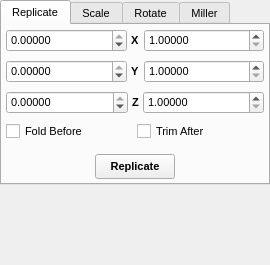
<?xml version="1.0" encoding="UTF-8"?>
<ui version="4.0">
 <class>CellTransformWidget</class>
 <widget class="QDockWidget" name="CellTransformWidget">
  <property name="geometry">
   <rect>
    <x>0</x>
    <y>0</y>
    <width>270</width>
    <height>265</height>
   </rect>
  </property>
  <property name="sizePolicy">
   <sizepolicy hsizetype="Preferred" vsizetype="Minimum">
    <horstretch>0</horstretch>
    <verstretch>0</verstretch>
   </sizepolicy>
  </property>
  <property name="minimumSize">
   <size>
    <width>270</width>
    <height>265</height>
   </size>
  </property>
  <property name="font">
   <font>
    <pointsize>8</pointsize>
   </font>
  </property>
  <property name="floating">
   <bool>true</bool>
  </property>
  <property name="allowedAreas">
   <set>Qt::LeftDockWidgetArea|Qt::RightDockWidgetArea</set>
  </property>
  <property name="windowTitle">
   <string>Cell Transform</string>
  </property>
  <widget class="QWidget" name="dockWidgetContents">
   <layout class="QVBoxLayout" name="verticalLayout">
    <property name="spacing">
     <number>0</number>
    </property>
    <property name="margin">
     <number>0</number>
    </property>
    <item>
     <widget class="QTabWidget" name="CellTransformTabs">
      <property name="sizePolicy">
       <sizepolicy hsizetype="Expanding" vsizetype="Minimum">
        <horstretch>0</horstretch>
        <verstretch>0</verstretch>
       </sizepolicy>
      </property>
      <property name="currentIndex">
       <number>0</number>
      </property>
      <widget class="QWidget" name="ReplicateTab">
       <attribute name="title">
        <string>Replicate</string>
       </attribute>
       <layout class="QVBoxLayout">
        <property name="spacing">
         <number>4</number>
        </property>
        <property name="margin">
         <number>2</number>
        </property>
        <item>
         <layout class="QHBoxLayout" name="_2">
          <property name="spacing">
           <number>4</number>
          </property>
          <property name="margin">
           <number>2</number>
          </property>
          <item>
           <widget class="QDoubleSpinBox" name="CellReplicateNegXSpin">
            <property name="sizePolicy">
             <sizepolicy hsizetype="Expanding" vsizetype="Fixed">
              <horstretch>0</horstretch>
              <verstretch>0</verstretch>
             </sizepolicy>
            </property>
            <property name="decimals">
             <number>5</number>
            </property>
            <property name="minimum">
             <double>-100.000000000000000</double>
            </property>
            <property name="maximum">
             <double>0.000000000000000</double>
            </property>
           </widget>
          </item>
          <item>
           <widget class="QLabel" name="label_11">
            <property name="sizePolicy">
             <sizepolicy hsizetype="Minimum" vsizetype="Preferred">
              <horstretch>0</horstretch>
              <verstretch>0</verstretch>
             </sizepolicy>
            </property>
            <property name="font">
             <font>
              <weight>75</weight>
              <bold>true</bold>
             </font>
            </property>
            <property name="text">
             <string>X</string>
            </property>
           </widget>
          </item>
          <item>
           <widget class="QDoubleSpinBox" name="CellReplicatePosXSpin">
            <property name="sizePolicy">
             <sizepolicy hsizetype="Expanding" vsizetype="Fixed">
              <horstretch>0</horstretch>
              <verstretch>0</verstretch>
             </sizepolicy>
            </property>
            <property name="decimals">
             <number>5</number>
            </property>
            <property name="minimum">
             <double>1.000000000000000</double>
            </property>
           </widget>
          </item>
         </layout>
        </item>
        <item>
         <layout class="QHBoxLayout" name="_3">
          <property name="spacing">
           <number>4</number>
          </property>
          <property name="margin">
           <number>2</number>
          </property>
          <item>
           <widget class="QDoubleSpinBox" name="CellReplicateNegYSpin">
            <property name="sizePolicy">
             <sizepolicy hsizetype="Expanding" vsizetype="Fixed">
              <horstretch>0</horstretch>
              <verstretch>0</verstretch>
             </sizepolicy>
            </property>
            <property name="decimals">
             <number>5</number>
            </property>
            <property name="minimum">
             <double>-100.000000000000000</double>
            </property>
            <property name="maximum">
             <double>0.000000000000000</double>
            </property>
           </widget>
          </item>
          <item>
           <widget class="QLabel" name="label_28">
            <property name="sizePolicy">
             <sizepolicy hsizetype="Minimum" vsizetype="Preferred">
              <horstretch>0</horstretch>
              <verstretch>0</verstretch>
             </sizepolicy>
            </property>
            <property name="font">
             <font>
              <weight>75</weight>
              <bold>true</bold>
             </font>
            </property>
            <property name="text">
             <string>Y</string>
            </property>
           </widget>
          </item>
          <item>
           <widget class="QDoubleSpinBox" name="CellReplicatePosYSpin">
            <property name="sizePolicy">
             <sizepolicy hsizetype="Expanding" vsizetype="Fixed">
              <horstretch>0</horstretch>
              <verstretch>0</verstretch>
             </sizepolicy>
            </property>
            <property name="decimals">
             <number>5</number>
            </property>
            <property name="minimum">
             <double>1.000000000000000</double>
            </property>
           </widget>
          </item>
         </layout>
        </item>
        <item>
         <layout class="QHBoxLayout" name="_4">
          <property name="spacing">
           <number>4</number>
          </property>
          <property name="margin">
           <number>2</number>
          </property>
          <item>
           <widget class="QDoubleSpinBox" name="CellReplicateNegZSpin">
            <property name="sizePolicy">
             <sizepolicy hsizetype="Expanding" vsizetype="Fixed">
              <horstretch>0</horstretch>
              <verstretch>0</verstretch>
             </sizepolicy>
            </property>
            <property name="decimals">
             <number>5</number>
            </property>
            <property name="minimum">
             <double>-100.000000000000000</double>
            </property>
            <property name="maximum">
             <double>0.000000000000000</double>
            </property>
           </widget>
          </item>
          <item>
           <widget class="QLabel" name="label_29">
            <property name="sizePolicy">
             <sizepolicy hsizetype="Minimum" vsizetype="Preferred">
              <horstretch>0</horstretch>
              <verstretch>0</verstretch>
             </sizepolicy>
            </property>
            <property name="font">
             <font>
              <weight>75</weight>
              <bold>true</bold>
             </font>
            </property>
            <property name="text">
             <string>Z</string>
            </property>
           </widget>
          </item>
          <item>
           <widget class="QDoubleSpinBox" name="CellReplicatePosZSpin">
            <property name="sizePolicy">
             <sizepolicy hsizetype="Expanding" vsizetype="Fixed">
              <horstretch>0</horstretch>
              <verstretch>0</verstretch>
             </sizepolicy>
            </property>
            <property name="decimals">
             <number>5</number>
            </property>
            <property name="minimum">
             <double>1.000000000000000</double>
            </property>
           </widget>
          </item>
         </layout>
        </item>
        <item>
         <layout class="QHBoxLayout" name="_5">
          <property name="spacing">
           <number>4</number>
          </property>
          <property name="margin">
           <number>2</number>
          </property>
          <item>
           <widget class="QCheckBox" name="CellReplicateFoldCheck">
            <property name="sizePolicy">
             <sizepolicy hsizetype="Expanding" vsizetype="Fixed">
              <horstretch>0</horstretch>
              <verstretch>0</verstretch>
             </sizepolicy>
            </property>
            <property name="text">
             <string>Fold Before</string>
            </property>
           </widget>
          </item>
          <item>
           <widget class="QCheckBox" name="CellReplicateTrimCheck">
            <property name="sizePolicy">
             <sizepolicy hsizetype="Expanding" vsizetype="Fixed">
              <horstretch>0</horstretch>
              <verstretch>0</verstretch>
             </sizepolicy>
            </property>
            <property name="text">
             <string>Trim After</string>
            </property>
           </widget>
          </item>
         </layout>
        </item>
        <item>
         <spacer name="verticalSpacer_2">
          <property name="orientation">
           <enum>Qt::Vertical</enum>
          </property>
          <property name="sizeHint" stdset="0">
           <size>
            <width>20</width>
            <height>0</height>
           </size>
          </property>
         </spacer>
        </item>
        <item>
         <layout class="QHBoxLayout" name="_6">
          <property name="spacing">
           <number>4</number>
          </property>
          <property name="margin">
           <number>2</number>
          </property>
          <item>
           <spacer name="leftspacer">
            <property name="orientation">
             <enum>Qt::Horizontal</enum>
            </property>
            <property name="sizeHint" stdset="0">
             <size>
              <width>40</width>
              <height>20</height>
             </size>
            </property>
           </spacer>
          </item>
          <item>
           <widget class="QPushButton" name="CellReplicateButton">
            <property name="minimumSize">
             <size>
              <width>0</width>
              <height>25</height>
             </size>
            </property>
            <property name="font">
             <font>
              <weight>75</weight>
              <bold>true</bold>
             </font>
            </property>
            <property name="toolTip">
             <string>Replicate current cell</string>
            </property>
            <property name="text">
             <string>Replicate</string>
            </property>
            <property name="autoDefault">
             <bool>false</bool>
            </property>
           </widget>
          </item>
          <item>
           <spacer>
            <property name="orientation">
             <enum>Qt::Horizontal</enum>
            </property>
            <property name="sizeHint" stdset="0">
             <size>
              <width>40</width>
              <height>20</height>
             </size>
            </property>
           </spacer>
          </item>
         </layout>
        </item>
       </layout>
      </widget>
      <widget class="QWidget" name="ScaleTab">
       <attribute name="title">
        <string>Scale</string>
       </attribute>
       <layout class="QVBoxLayout" name="_7">
        <property name="spacing">
         <number>4</number>
        </property>
        <property name="margin">
         <number>2</number>
        </property>
        <item>
         <layout class="QGridLayout" name="_8">
          <property name="margin">
           <number>0</number>
          </property>
          <property name="spacing">
           <number>4</number>
          </property>
          <item row="2" column="1">
           <widget class="QDoubleSpinBox" name="CellScaleZSpin">
            <property name="sizePolicy">
             <sizepolicy hsizetype="Expanding" vsizetype="Fixed">
              <horstretch>0</horstretch>
              <verstretch>0</verstretch>
             </sizepolicy>
            </property>
            <property name="decimals">
             <number>5</number>
            </property>
            <property name="value">
             <double>1.000000000000000</double>
            </property>
           </widget>
          </item>
          <item row="0" column="0">
           <widget class="QLabel" name="label_42">
            <property name="sizePolicy">
             <sizepolicy hsizetype="Minimum" vsizetype="Preferred">
              <horstretch>0</horstretch>
              <verstretch>0</verstretch>
             </sizepolicy>
            </property>
            <property name="font">
             <font>
              <weight>75</weight>
              <bold>true</bold>
             </font>
            </property>
            <property name="text">
             <string>X</string>
            </property>
           </widget>
          </item>
          <item row="1" column="0">
           <widget class="QLabel" name="label_43">
            <property name="sizePolicy">
             <sizepolicy hsizetype="Minimum" vsizetype="Preferred">
              <horstretch>0</horstretch>
              <verstretch>0</verstretch>
             </sizepolicy>
            </property>
            <property name="font">
             <font>
              <weight>75</weight>
              <bold>true</bold>
             </font>
            </property>
            <property name="text">
             <string>Y</string>
            </property>
           </widget>
          </item>
          <item row="0" column="1">
           <widget class="QDoubleSpinBox" name="CellScaleXSpin">
            <property name="sizePolicy">
             <sizepolicy hsizetype="Expanding" vsizetype="Fixed">
              <horstretch>0</horstretch>
              <verstretch>0</verstretch>
             </sizepolicy>
            </property>
            <property name="decimals">
             <number>5</number>
            </property>
            <property name="value">
             <double>1.000000000000000</double>
            </property>
           </widget>
          </item>
          <item row="2" column="0">
           <widget class="QLabel" name="label_44">
            <property name="sizePolicy">
             <sizepolicy hsizetype="Minimum" vsizetype="Preferred">
              <horstretch>0</horstretch>
              <verstretch>0</verstretch>
             </sizepolicy>
            </property>
            <property name="font">
             <font>
              <weight>75</weight>
              <bold>true</bold>
             </font>
            </property>
            <property name="text">
             <string>Z</string>
            </property>
           </widget>
          </item>
          <item row="1" column="1">
           <widget class="QDoubleSpinBox" name="CellScaleYSpin">
            <property name="sizePolicy">
             <sizepolicy hsizetype="Expanding" vsizetype="Fixed">
              <horstretch>0</horstretch>
              <verstretch>0</verstretch>
             </sizepolicy>
            </property>
            <property name="decimals">
             <number>5</number>
            </property>
            <property name="value">
             <double>1.000000000000000</double>
            </property>
           </widget>
          </item>
         </layout>
        </item>
        <item>
         <layout class="QVBoxLayout" name="_9">
          <property name="spacing">
           <number>4</number>
          </property>
          <property name="margin">
           <number>0</number>
          </property>
          <item>
           <widget class="QCheckBox" name="CellScaleUseCogsCheck">
            <property name="sizePolicy">
             <sizepolicy hsizetype="Expanding" vsizetype="Fixed">
              <horstretch>0</horstretch>
              <verstretch>0</verstretch>
             </sizepolicy>
            </property>
            <property name="toolTip">
             <string>Scale the geometric centres of molecules rather than individual atoms</string>
            </property>
            <property name="text">
             <string>Scale Molecule COG</string>
            </property>
           </widget>
          </item>
          <item>
           <widget class="QCheckBox" name="CellScaleCalculateEnergyCheck">
            <property name="toolTip">
             <string>Calculate the energy change from the scaling operation</string>
            </property>
            <property name="text">
             <string>Calculate Energy Change</string>
            </property>
           </widget>
          </item>
         </layout>
        </item>
        <item>
         <layout class="QHBoxLayout" name="_10">
          <property name="spacing">
           <number>4</number>
          </property>
          <property name="margin">
           <number>0</number>
          </property>
          <item>
           <spacer>
            <property name="orientation">
             <enum>Qt::Horizontal</enum>
            </property>
            <property name="sizeHint" stdset="0">
             <size>
              <width>40</width>
              <height>20</height>
             </size>
            </property>
           </spacer>
          </item>
          <item>
           <widget class="QPushButton" name="CellScaleButton">
            <property name="minimumSize">
             <size>
              <width>0</width>
              <height>25</height>
             </size>
            </property>
            <property name="sizeIncrement">
             <size>
              <width>0</width>
              <height>0</height>
             </size>
            </property>
            <property name="font">
             <font>
              <pointsize>9</pointsize>
              <weight>75</weight>
              <bold>true</bold>
             </font>
            </property>
            <property name="toolTip">
             <string>Scale current cell</string>
            </property>
            <property name="text">
             <string>Scale</string>
            </property>
            <property name="autoDefault">
             <bool>false</bool>
            </property>
           </widget>
          </item>
          <item>
           <spacer>
            <property name="orientation">
             <enum>Qt::Horizontal</enum>
            </property>
            <property name="sizeHint" stdset="0">
             <size>
              <width>40</width>
              <height>20</height>
             </size>
            </property>
           </spacer>
          </item>
         </layout>
        </item>
       </layout>
      </widget>
      <widget class="QWidget" name="RotateTab">
       <attribute name="title">
        <string>Rotate</string>
       </attribute>
       <layout class="QVBoxLayout" name="_11">
        <property name="spacing">
         <number>4</number>
        </property>
        <property name="margin">
         <number>2</number>
        </property>
        <item>
         <layout class="QGridLayout" name="_12">
          <property name="margin">
           <number>2</number>
          </property>
          <property name="spacing">
           <number>4</number>
          </property>
          <item row="1" column="0">
           <widget class="QLabel" name="label_2">
            <property name="text">
             <string>Rotate 90&amp;deg; around Y</string>
            </property>
            <property name="textFormat">
             <enum>Qt::RichText</enum>
            </property>
           </widget>
          </item>
          <item row="0" column="1">
           <widget class="QPushButton" name="CellRotateXAnticlockwise">
            <property name="enabled">
             <bool>false</bool>
            </property>
            <property name="sizePolicy">
             <sizepolicy hsizetype="Fixed" vsizetype="Fixed">
              <horstretch>0</horstretch>
              <verstretch>0</verstretch>
             </sizepolicy>
            </property>
            <property name="minimumSize">
             <size>
              <width>30</width>
              <height>30</height>
             </size>
            </property>
            <property name="maximumSize">
             <size>
              <width>30</width>
              <height>30</height>
             </size>
            </property>
            <property name="text">
             <string/>
            </property>
            <property name="icon">
             <iconset>
              <normaloff/>
             </iconset>
            </property>
            <property name="iconSize">
             <size>
              <width>20</width>
              <height>20</height>
             </size>
            </property>
            <property name="autoDefault">
             <bool>false</bool>
            </property>
           </widget>
          </item>
          <item row="0" column="0">
           <widget class="QLabel" name="label">
            <property name="text">
             <string>Rotate 90&amp;deg; around X</string>
            </property>
            <property name="textFormat">
             <enum>Qt::RichText</enum>
            </property>
           </widget>
          </item>
          <item row="0" column="2">
           <widget class="QPushButton" name="CellRotateXClockwise">
            <property name="enabled">
             <bool>false</bool>
            </property>
            <property name="sizePolicy">
             <sizepolicy hsizetype="Fixed" vsizetype="Fixed">
              <horstretch>0</horstretch>
              <verstretch>0</verstretch>
             </sizepolicy>
            </property>
            <property name="minimumSize">
             <size>
              <width>30</width>
              <height>30</height>
             </size>
            </property>
            <property name="maximumSize">
             <size>
              <width>30</width>
              <height>30</height>
             </size>
            </property>
            <property name="text">
             <string/>
            </property>
            <property name="icon">
             <iconset>
              <normaloff/>
             </iconset>
            </property>
            <property name="iconSize">
             <size>
              <width>20</width>
              <height>20</height>
             </size>
            </property>
            <property name="autoDefault">
             <bool>false</bool>
            </property>
           </widget>
          </item>
          <item row="2" column="0">
           <widget class="QLabel" name="label_3">
            <property name="text">
             <string>Rotate 90&amp;deg; around Z</string>
            </property>
            <property name="textFormat">
             <enum>Qt::RichText</enum>
            </property>
           </widget>
          </item>
          <item row="1" column="1">
           <widget class="QPushButton" name="CellRotateYAnticlockwise">
            <property name="enabled">
             <bool>false</bool>
            </property>
            <property name="sizePolicy">
             <sizepolicy hsizetype="Fixed" vsizetype="Fixed">
              <horstretch>0</horstretch>
              <verstretch>0</verstretch>
             </sizepolicy>
            </property>
            <property name="minimumSize">
             <size>
              <width>30</width>
              <height>30</height>
             </size>
            </property>
            <property name="maximumSize">
             <size>
              <width>30</width>
              <height>30</height>
             </size>
            </property>
            <property name="text">
             <string/>
            </property>
            <property name="icon">
             <iconset>
              <normaloff/>
             </iconset>
            </property>
            <property name="iconSize">
             <size>
              <width>20</width>
              <height>20</height>
             </size>
            </property>
            <property name="autoDefault">
             <bool>false</bool>
            </property>
           </widget>
          </item>
          <item row="1" column="2">
           <widget class="QPushButton" name="CellRotateYClockwise">
            <property name="enabled">
             <bool>false</bool>
            </property>
            <property name="sizePolicy">
             <sizepolicy hsizetype="Fixed" vsizetype="Fixed">
              <horstretch>0</horstretch>
              <verstretch>0</verstretch>
             </sizepolicy>
            </property>
            <property name="minimumSize">
             <size>
              <width>30</width>
              <height>30</height>
             </size>
            </property>
            <property name="maximumSize">
             <size>
              <width>30</width>
              <height>30</height>
             </size>
            </property>
            <property name="text">
             <string/>
            </property>
            <property name="icon">
             <iconset>
              <normaloff/>
             </iconset>
            </property>
            <property name="iconSize">
             <size>
              <width>20</width>
              <height>20</height>
             </size>
            </property>
            <property name="autoDefault">
             <bool>false</bool>
            </property>
           </widget>
          </item>
          <item row="2" column="1">
           <widget class="QPushButton" name="CellRotateZAnticlockwise">
            <property name="enabled">
             <bool>false</bool>
            </property>
            <property name="sizePolicy">
             <sizepolicy hsizetype="Fixed" vsizetype="Fixed">
              <horstretch>0</horstretch>
              <verstretch>0</verstretch>
             </sizepolicy>
            </property>
            <property name="minimumSize">
             <size>
              <width>30</width>
              <height>30</height>
             </size>
            </property>
            <property name="maximumSize">
             <size>
              <width>30</width>
              <height>30</height>
             </size>
            </property>
            <property name="text">
             <string/>
            </property>
            <property name="icon">
             <iconset>
              <normaloff/>
             </iconset>
            </property>
            <property name="iconSize">
             <size>
              <width>20</width>
              <height>20</height>
             </size>
            </property>
            <property name="autoDefault">
             <bool>false</bool>
            </property>
           </widget>
          </item>
          <item row="2" column="2">
           <widget class="QPushButton" name="CellRotateZClockwise">
            <property name="enabled">
             <bool>false</bool>
            </property>
            <property name="sizePolicy">
             <sizepolicy hsizetype="Fixed" vsizetype="Fixed">
              <horstretch>0</horstretch>
              <verstretch>0</verstretch>
             </sizepolicy>
            </property>
            <property name="minimumSize">
             <size>
              <width>30</width>
              <height>30</height>
             </size>
            </property>
            <property name="maximumSize">
             <size>
              <width>30</width>
              <height>30</height>
             </size>
            </property>
            <property name="text">
             <string/>
            </property>
            <property name="icon">
             <iconset>
              <normaloff/>
             </iconset>
            </property>
            <property name="iconSize">
             <size>
              <width>20</width>
              <height>20</height>
             </size>
            </property>
            <property name="autoDefault">
             <bool>false</bool>
            </property>
           </widget>
          </item>
         </layout>
        </item>
        <item>
         <spacer name="verticalSpacer">
          <property name="orientation">
           <enum>Qt::Vertical</enum>
          </property>
          <property name="sizeHint" stdset="0">
           <size>
            <width>20</width>
            <height>0</height>
           </size>
          </property>
         </spacer>
        </item>
       </layout>
      </widget>
      <widget class="QWidget" name="MillerTab">
       <attribute name="title">
        <string>Miller</string>
       </attribute>
       <layout class="QVBoxLayout" name="_13">
        <property name="spacing">
         <number>4</number>
        </property>
        <property name="margin">
         <number>2</number>
        </property>
        <item>
         <widget class="QGroupBox" name="MillerIndicesGroup">
          <property name="title">
           <string>Indices</string>
          </property>
          <layout class="QHBoxLayout" name="_14">
           <property name="spacing">
            <number>4</number>
           </property>
           <property name="margin">
            <number>2</number>
           </property>
           <item>
            <layout class="QGridLayout" name="_15">
             <property name="margin">
              <number>0</number>
             </property>
             <property name="spacing">
              <number>4</number>
             </property>
             <item row="0" column="1">
              <widget class="QSpinBox" name="MillerHSpin">
               <property name="sizePolicy">
                <sizepolicy hsizetype="Expanding" vsizetype="Fixed">
                 <horstretch>0</horstretch>
                 <verstretch>0</verstretch>
                </sizepolicy>
               </property>
               <property name="minimum">
                <number>-99</number>
               </property>
               <property name="value">
                <number>1</number>
               </property>
              </widget>
             </item>
             <item row="0" column="4">
              <widget class="QLabel" name="label_6">
               <property name="sizePolicy">
                <sizepolicy hsizetype="Minimum" vsizetype="Preferred">
                 <horstretch>0</horstretch>
                 <verstretch>0</verstretch>
                </sizepolicy>
               </property>
               <property name="font">
                <font>
                 <weight>75</weight>
                 <bold>true</bold>
                </font>
               </property>
               <property name="text">
                <string>l</string>
               </property>
              </widget>
             </item>
             <item row="0" column="0">
              <widget class="QLabel" name="label_4">
               <property name="sizePolicy">
                <sizepolicy hsizetype="Minimum" vsizetype="Preferred">
                 <horstretch>0</horstretch>
                 <verstretch>0</verstretch>
                </sizepolicy>
               </property>
               <property name="font">
                <font>
                 <weight>75</weight>
                 <bold>true</bold>
                </font>
               </property>
               <property name="text">
                <string>h</string>
               </property>
              </widget>
             </item>
             <item row="0" column="3">
              <widget class="QSpinBox" name="MillerKSpin">
               <property name="sizePolicy">
                <sizepolicy hsizetype="Expanding" vsizetype="Fixed">
                 <horstretch>0</horstretch>
                 <verstretch>0</verstretch>
                </sizepolicy>
               </property>
               <property name="minimum">
                <number>-99</number>
               </property>
              </widget>
             </item>
             <item row="0" column="2">
              <widget class="QLabel" name="label_5">
               <property name="sizePolicy">
                <sizepolicy hsizetype="Minimum" vsizetype="Preferred">
                 <horstretch>0</horstretch>
                 <verstretch>0</verstretch>
                </sizepolicy>
               </property>
               <property name="font">
                <font>
                 <weight>75</weight>
                 <bold>true</bold>
                </font>
               </property>
               <property name="text">
                <string>k</string>
               </property>
              </widget>
             </item>
             <item row="0" column="5">
              <widget class="QSpinBox" name="MillerLSpin">
               <property name="sizePolicy">
                <sizepolicy hsizetype="Expanding" vsizetype="Fixed">
                 <horstretch>0</horstretch>
                 <verstretch>0</verstretch>
                </sizepolicy>
               </property>
               <property name="minimum">
                <number>-99</number>
               </property>
              </widget>
             </item>
            </layout>
           </item>
          </layout>
         </widget>
        </item>
        <item>
         <widget class="QGroupBox" name="MillerCutDirectionGroup">
          <property name="title">
           <string>Direction</string>
          </property>
          <layout class="QHBoxLayout" name="_16">
           <property name="spacing">
            <number>4</number>
           </property>
           <property name="margin">
            <number>2</number>
           </property>
           <item>
            <widget class="QRadioButton" name="MillerInRadio">
             <property name="text">
              <string>In</string>
             </property>
            </widget>
           </item>
           <item>
            <widget class="QRadioButton" name="MillerOutRadio">
             <property name="text">
              <string>Out</string>
             </property>
             <property name="checked">
              <bool>true</bool>
             </property>
            </widget>
           </item>
          </layout>
         </widget>
        </item>
        <item>
         <spacer>
          <property name="orientation">
           <enum>Qt::Vertical</enum>
          </property>
          <property name="sizeHint" stdset="0">
           <size>
            <width>20</width>
            <height>0</height>
           </size>
          </property>
         </spacer>
        </item>
        <item>
         <layout class="QHBoxLayout" name="_17">
          <property name="spacing">
           <number>4</number>
          </property>
          <property name="margin">
           <number>0</number>
          </property>
          <item>
           <spacer>
            <property name="orientation">
             <enum>Qt::Horizontal</enum>
            </property>
            <property name="sizeHint" stdset="0">
             <size>
              <width>40</width>
              <height>20</height>
             </size>
            </property>
           </spacer>
          </item>
          <item>
           <widget class="QPushButton" name="MillerSelectButton">
            <property name="minimumSize">
             <size>
              <width>0</width>
              <height>25</height>
             </size>
            </property>
            <property name="font">
             <font>
              <weight>75</weight>
              <bold>true</bold>
             </font>
            </property>
            <property name="text">
             <string>Select</string>
            </property>
            <property name="autoDefault">
             <bool>false</bool>
            </property>
           </widget>
          </item>
          <item>
           <widget class="QPushButton" name="MillerCutButton">
            <property name="minimumSize">
             <size>
              <width>0</width>
              <height>25</height>
             </size>
            </property>
            <property name="font">
             <font>
              <weight>75</weight>
              <bold>true</bold>
             </font>
            </property>
            <property name="text">
             <string>Cut</string>
            </property>
            <property name="autoDefault">
             <bool>false</bool>
            </property>
           </widget>
          </item>
          <item>
           <spacer>
            <property name="orientation">
             <enum>Qt::Horizontal</enum>
            </property>
            <property name="sizeHint" stdset="0">
             <size>
              <width>40</width>
              <height>20</height>
             </size>
            </property>
           </spacer>
          </item>
         </layout>
        </item>
       </layout>
      </widget>
     </widget>
    </item>
    <item>
     <spacer name="verticalSpacer_3">
      <property name="orientation">
       <enum>Qt::Vertical</enum>
      </property>
      <property name="sizeType">
       <enum>QSizePolicy::Expanding</enum>
      </property>
      <property name="sizeHint" stdset="0">
       <size>
        <width>20</width>
        <height>0</height>
       </size>
      </property>
     </spacer>
    </item>
   </layout>
  </widget>
 </widget>
 <tabstops>
  <tabstop>CellTransformTabs</tabstop>
  <tabstop>CellReplicateNegXSpin</tabstop>
  <tabstop>CellReplicateNegYSpin</tabstop>
  <tabstop>CellReplicateNegZSpin</tabstop>
  <tabstop>CellReplicatePosXSpin</tabstop>
  <tabstop>CellReplicatePosYSpin</tabstop>
  <tabstop>CellReplicatePosZSpin</tabstop>
  <tabstop>CellReplicateFoldCheck</tabstop>
  <tabstop>CellReplicateTrimCheck</tabstop>
  <tabstop>CellReplicateButton</tabstop>
  <tabstop>CellScaleXSpin</tabstop>
  <tabstop>CellScaleYSpin</tabstop>
  <tabstop>CellScaleZSpin</tabstop>
  <tabstop>CellScaleUseCogsCheck</tabstop>
  <tabstop>CellScaleCalculateEnergyCheck</tabstop>
  <tabstop>CellScaleButton</tabstop>
  <tabstop>CellRotateXAnticlockwise</tabstop>
  <tabstop>CellRotateXClockwise</tabstop>
  <tabstop>CellRotateYAnticlockwise</tabstop>
  <tabstop>CellRotateYClockwise</tabstop>
  <tabstop>CellRotateZAnticlockwise</tabstop>
  <tabstop>CellRotateZClockwise</tabstop>
  <tabstop>MillerHSpin</tabstop>
  <tabstop>MillerKSpin</tabstop>
  <tabstop>MillerLSpin</tabstop>
  <tabstop>MillerInRadio</tabstop>
  <tabstop>MillerOutRadio</tabstop>
  <tabstop>MillerSelectButton</tabstop>
  <tabstop>MillerCutButton</tabstop>
 </tabstops>
 <resources>
  <include location="icons.qrc"/>
 </resources>
 <connections/>
</ui>
